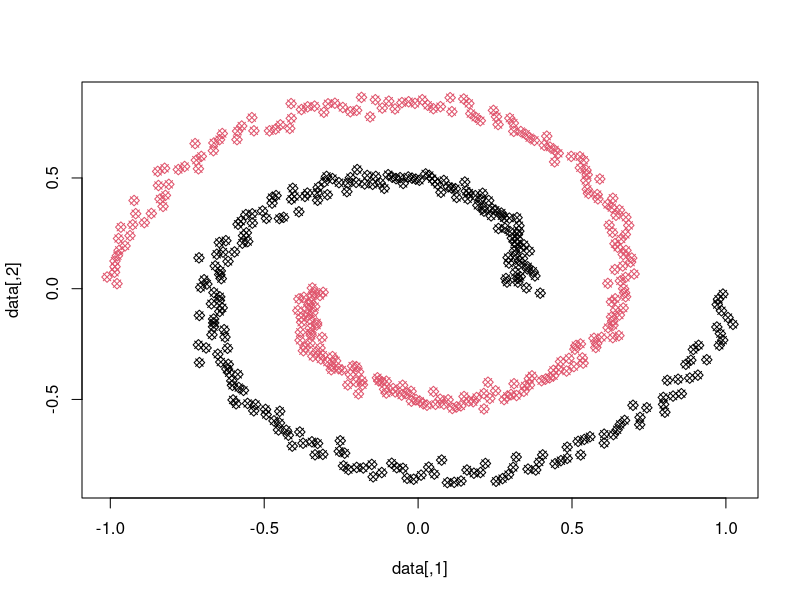

Here is the R script that generated this plot:
##########################
# Spectral Clustering
##########################
library(mlbench)

## load 2D Swiss rolls from mlbench pkg, discard class info
truth <- mlbench.spirals(500, 1, 0.025)
data <- truth$x

## using the kernlab package
# NOTE: with higher stddevs, this doesn't work so well (eg. 0.05)
library(kernlab)
sc <- specc(data, centers=2)
plot(data, col=sc, pch=4)            # estimated classes (x)
points(data, col=truth$classes, pch=5)
